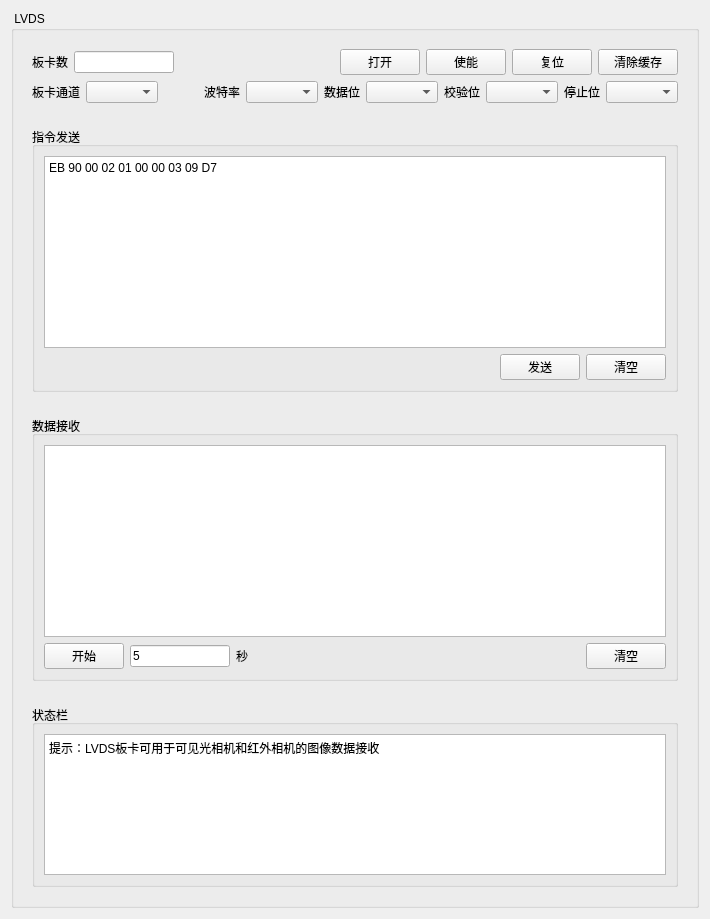
             <widget class="QWidget" name="tab">
              <attribute name="title">
               <string> 板卡LVDS</string>
              </attribute>
              <layout class="QVBoxLayout" name="verticalLayout_12">
               <item>
                <widget class="QGroupBox" name="groupBox_7">
                 <property name="title">
                  <string> LVDS</string>
                 </property>
                 <layout class="QVBoxLayout" name="verticalLayout_14">
                  <item>
                   <widget class="QWidget" name="widget_8" native="true">
                    <layout class="QVBoxLayout" name="verticalLayout_11">
                     <item>
                      <layout class="QHBoxLayout" name="horizontalLayout_12">
                       <item>
                        <widget class="QLabel" name="label_32">
                         <property name="text">
                          <string>板卡数</string>
                         </property>
                        </widget>
                       </item>
                       <item>
                        <widget class="QLineEdit" name="lineEdit_cardCount_2">
                         <property name="maximumSize">
                          <size>
                           <width>100</width>
                           <height>16777215</height>
                          </size>
                         </property>
                         <property name="readOnly">
                          <bool>true</bool>
                         </property>
                        </widget>
                       </item>
                       <item>
                        <spacer name="horizontalSpacer_9">
                         <property name="orientation">
                          <enum>Qt::Horizontal</enum>
                         </property>
                         <property name="sizeHint" stdset="0">
                          <size>
                           <width>40</width>
                           <height>20</height>
                          </size>
                         </property>
                        </spacer>
                       </item>
                       <item>
                        <widget class="QPushButton" name="pushButton_cardOpenClose_2">
                         <property name="text">
                          <string>打开</string>
                         </property>
                         <property name="checkable">
                          <bool>false</bool>
                         </property>
                        </widget>
                       </item>
                       <item>
                        <widget class="QPushButton" name="pushButton_startLVDS_2">
                         <property name="text">
                          <string>使能</string>
                         </property>
                        </widget>
                       </item>
                       <item>
                        <widget class="QPushButton" name="pushButton_reset_2">
                         <property name="text">
                          <string>复位</string>
                         </property>
                        </widget>
                       </item>
                       <item>
                        <widget class="QPushButton" name="pushButton_clearFIFO_2">
                         <property name="text">
                          <string>清除缓存</string>
                         </property>
                        </widget>
                       </item>
                      </layout>
                     </item>
                     <item>
                      <layout class="QHBoxLayout" name="horizontalLayout_13">
                       <item>
                        <widget class="QLabel" name="label_34">
                         <property name="text">
                          <string>板卡通道</string>
                         </property>
                        </widget>
                       </item>
                       <item>
                        <widget class="QComboBox" name="comboBox_channelNumLVDS"/>
                       </item>
                       <item>
                        <spacer name="horizontalSpacer_5">
                         <property name="orientation">
                          <enum>Qt::Horizontal</enum>
                         </property>
                         <property name="sizeHint" stdset="0">
                          <size>
                           <width>40</width>
                           <height>20</height>
                          </size>
                         </property>
                        </spacer>
                       </item>
                       <item>
                        <widget class="QLabel" name="label_35">
                         <property name="text">
                          <string>波特率</string>
                         </property>
                        </widget>
                       </item>
                       <item>
                        <widget class="QComboBox" name="comboBox_baudRate_card_2"/>
                       </item>
                       <item>
                        <widget class="QLabel" name="label_36">
                         <property name="text">
                          <string>数据位</string>
                         </property>
                        </widget>
                       </item>
                       <item>
                        <widget class="QComboBox" name="comboBox_dataBit_card_2"/>
                       </item>
                       <item>
                        <widget class="QLabel" name="label_37">
                         <property name="text">
                          <string>校验位</string>
                         </property>
                        </widget>
                       </item>
                       <item>
                        <widget class="QComboBox" name="comboBox_parity_card_2"/>
                       </item>
                       <item>
                        <widget class="QLabel" name="label_38">
                         <property name="text">
                          <string>停止位</string>
                         </property>
                        </widget>
                       </item>
                       <item>
                        <widget class="QComboBox" name="comboBox_stopBits_card_2"/>
                       </item>
                      </layout>
                     </item>
                    </layout>
                   </widget>
                  </item>
                  <item>
                   <widget class="QWidget" name="widget_9" native="true">
                    <layout class="QVBoxLayout" name="verticalLayout_15">
                     <item>
                      <widget class="QGroupBox" name="groupBox_11">
                       <property name="title">
                        <string>指令发送</string>
                       </property>
                       <layout class="QVBoxLayout" name="verticalLayout_16">
                        <item>
                         <widget class="QPlainTextEdit" name="plainTextEdit_send_2">
                          <property name="plainText">
                           <string>EB 90 00 02 01 00 00 03 09 D7</string>
                          </property>
                         </widget>
                        </item>
                        <item>
                         <layout class="QHBoxLayout" name="horizontalLayout_15">
                          <item>
                           <spacer name="horizontalSpacer_10">
                            <property name="orientation">
                             <enum>Qt::Horizontal</enum>
                            </property>
                            <property name="sizeHint" stdset="0">
                             <size>
                              <width>40</width>
                              <height>20</height>
                             </size>
                            </property>
                           </spacer>
                          </item>
                          <item>
                           <widget class="QPushButton" name="pushButton_send_2">
                            <property name="text">
                             <string> 发送 </string>
                            </property>
                           </widget>
                          </item>
                          <item>
                           <widget class="QPushButton" name="pushButton_clearSend_2">
                            <property name="text">
                             <string> 清空 </string>
                            </property>
                           </widget>
                          </item>
                         </layout>
                        </item>
                       </layout>
                      </widget>
                     </item>
                    </layout>
                   </widget>
                  </item>
                  <item>
                   <widget class="QWidget" name="widget_10" native="true">
                    <layout class="QVBoxLayout" name="verticalLayout_17">
                     <item>
                      <widget class="QGroupBox" name="groupBox_12">
                       <property name="title">
                        <string>数据接收</string>
                       </property>
                       <layout class="QVBoxLayout" name="verticalLayout_19">
                        <item>
                         <widget class="QPlainTextEdit" name="plainTextEdit_receive_2">
                          <property name="readOnly">
                           <bool>true</bool>
                          </property>
                         </widget>
                        </item>
                        <item>
                         <layout class="QHBoxLayout" name="horizontalLayout_16">
                          <item>
                           <widget class="QPushButton" name="pushButton_saveDataLVDS">
                            <property name="text">
                             <string>开始</string>
                            </property>
                           </widget>
                          </item>
                          <item>
                           <widget class="QLineEdit" name="lineEdit_saveTimeLVDS">
                            <property name="maximumSize">
                             <size>
                              <width>100</width>
                              <height>16777215</height>
                             </size>
                            </property>
                            <property name="text">
                             <string>5</string>
                            </property>
                           </widget>
                          </item>
                          <item>
                           <widget class="QLabel" name="label_14">
                            <property name="text">
                             <string>秒</string>
                            </property>
                           </widget>
                          </item>
                          <item>
                           <spacer name="horizontalSpacer_11">
                            <property name="orientation">
                             <enum>Qt::Horizontal</enum>
                            </property>
                            <property name="sizeHint" stdset="0">
                             <size>
                              <width>40</width>
                              <height>20</height>
                             </size>
                            </property>
                           </spacer>
                          </item>
                          <item>
                           <widget class="QPushButton" name="pushButton_clearReceive_2">
                            <property name="text">
                             <string> 清空 </string>
                            </property>
                           </widget>
                          </item>
                         </layout>
                        </item>
                       </layout>
                      </widget>
                     </item>
                    </layout>
                   </widget>
                  </item>
                  <item>
                   <widget class="QWidget" name="widget_11" native="true">
                    <property name="maximumSize">
                     <size>
                      <width>16777215</width>
                      <height>200</height>
                     </size>
                    </property>
                    <layout class="QHBoxLayout" name="horizontalLayout_17">
                     <item>
                      <widget class="QGroupBox" name="groupBox_13">
                       <property name="title">
                        <string>状态栏</string>
                       </property>
                       <layout class="QHBoxLayout" name="horizontalLayout_18">
                        <item>
                         <widget class="QPlainTextEdit" name="plainTextEdit_statusBar_2">
                          <property name="readOnly">
                           <bool>true</bool>
                          </property>
                          <property name="plainText">
                           <string>提示：LVDS板卡可用于可见光相机和红外相机的图像数据接收</string>
                          </property>
                         </widget>
                        </item>
                       </layout>
                      </widget>
                     </item>
                    </layout>
                   </widget>
                  </item>
                 </layout>
                </widget>
               </item>
              </layout>
             </widget>
